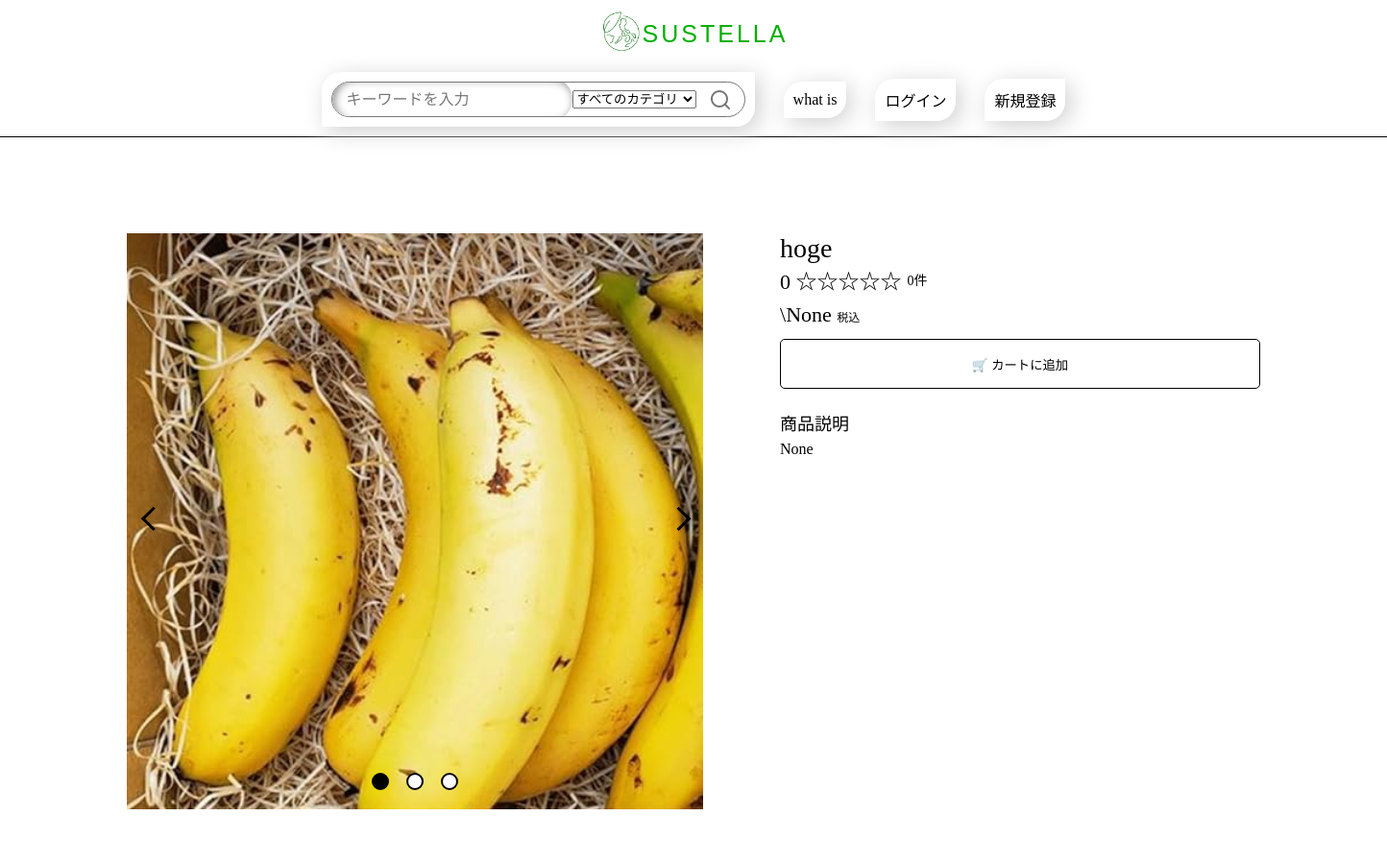
/store/2 (upper part), run on an earlier commit of the app's database.
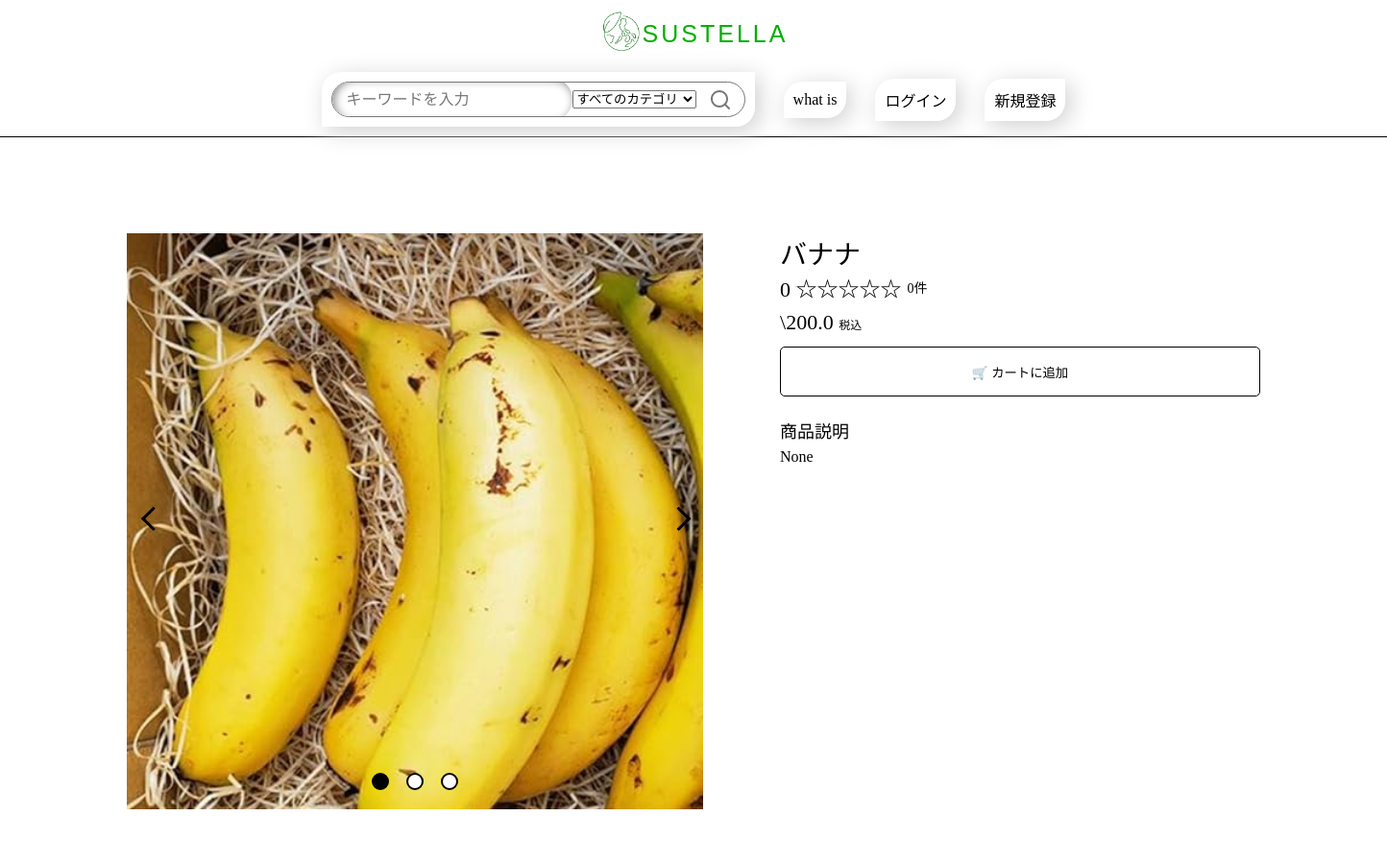
And on a later commit of the database.
### app/models.py (models this page shows)
class Product(db.Model):
    __tablename__ = 'products'
    id = db.Column(db.Integer, primary_key=True)
    name = db.Column(db.String(50), nullable=False)
    category = db.Column(db.String(50), nullable=True)
    defect_reason = db.Column(db.String(1000))
    purchase_price = db.Column(db.Float, nullable=True)
    sale_price = db.Column(db.Float, nullable=True)
    status = db.Column(db.Enum("available", "not_available",
                       name="product_status"), default="available")

### app/routes.py (the view)
@bp.route('/store/<int:id>')
def store(id):
    product = Product.query.get_or_404(id)
    image_url = get_product_images(id)
    reviews = Review.query.filter(id == Review.product_id).all()
    review_avg_star = [review.star for review in reviews]
    review_avg_star = sum(review_avg_star)/len(review_avg_star) if (reviews) else 0
    int_review_avg_star = int(round(review_avg_star, 0))
    sum_review = len(reviews)
    return render_template('store.html', product=product, image_url=image_url, reviews=reviews, review_avg_star=review_avg_star, int_review_avg_star=int_review_avg_star, sum_review=sum_review)

### app/routes.py (called while the page is built)
def get_product_images(product_id):
    base_path = f"img/products/{product_id}"
    image_files = ["1.jpg", "2.jpg", "3.jpg"]
    images = [url_for('static', filename=f"{base_path}/{file}") for file in image_files]
    return images

### app/templates/store.html (shortened to what this page needs)
{% extends "layout.html" %}
{% block content %}
<div class="product">
    <div class="flex-box">
        <div class="slide-wrapper">
            <div id="slide" class="slide">
                {% for image in image_url %}
                <div>
                    <img src="{{ image }}" alt="{{ product.name }}">
                </div>
                {% endfor %}
            </div>
            <span id="prev" class="prev"></span>
            <span id="next" class="next"></span>
            <ul class="indicator" id="indicator">
                {% for image in image_url %}
                <li class="list"></li>
                {% endfor %}
            </ul>
        </div>
        <div class="text-box">
            <h3>{{ product.name }}</h3>
            <div class="review flex-box">
                <div class="review-star">
                    <p>{{review_avg_star}} {{"★"*int_review_avg_star}}{{"☆"*(5-int_review_avg_star)}}</p>
                </div>
                <p class="howmanyreviews">{{sum_review}}件</p>
            </div>
            <h4>\{{ product.sale_price }} <span class="tax">税込</span></h4>
            <form action="{{ url_for('main.add_to_cart', product_id=product.id) }}" method="POST">
                <button type="submit" class="btn">🛒 カートに追加</button>
            </form>
            <div class="explanation">
              <h5>商品説明</h5>
              <p>{{ product.defect_reason }}</p>
          </div>
      </div>
  </div>
</div>
{% endblock %}

What changed in the data, as far as the page shows it:
changed Product "None": name "hoge" → "バナナ"; sale_price "None" → "200.0"
